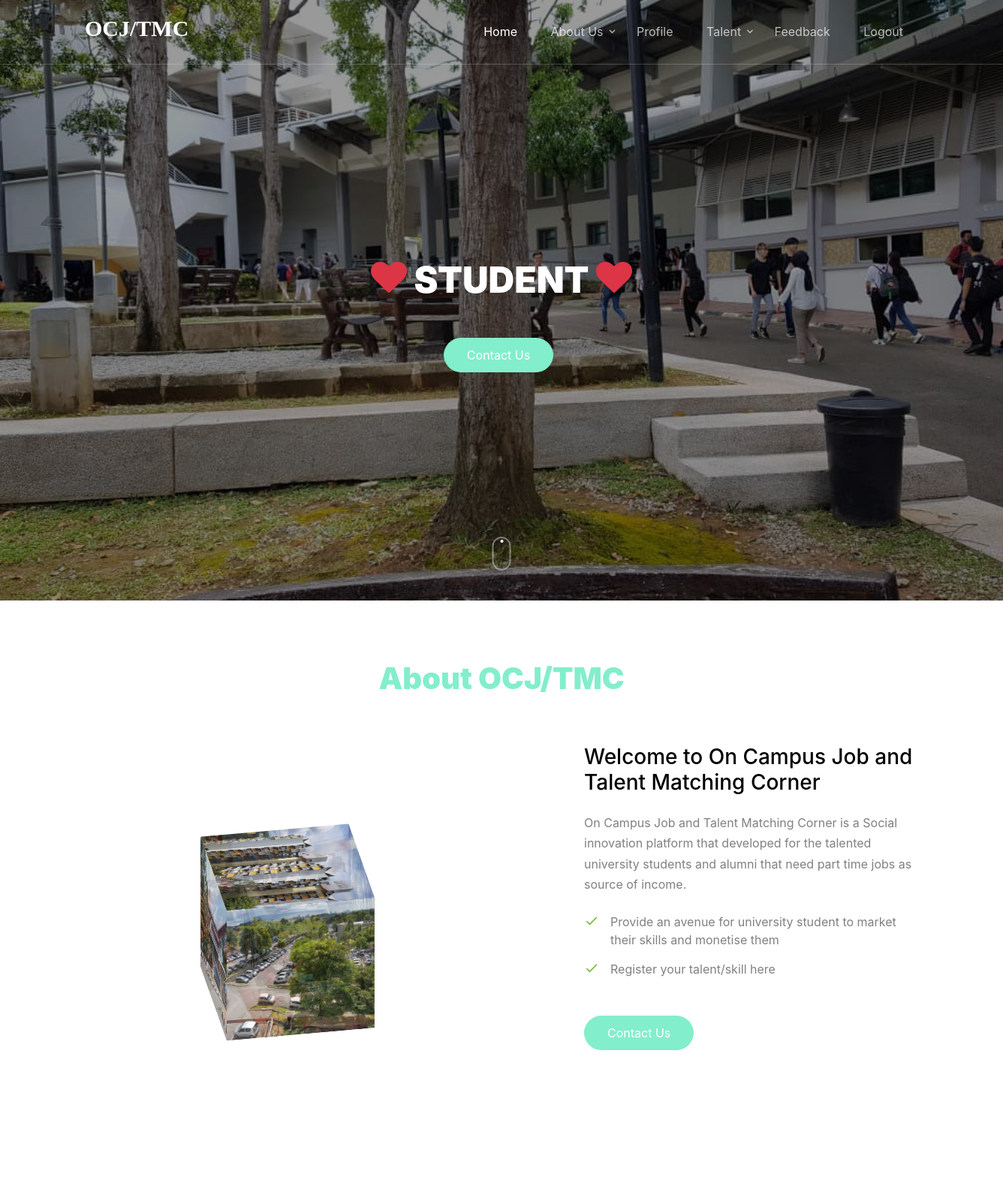
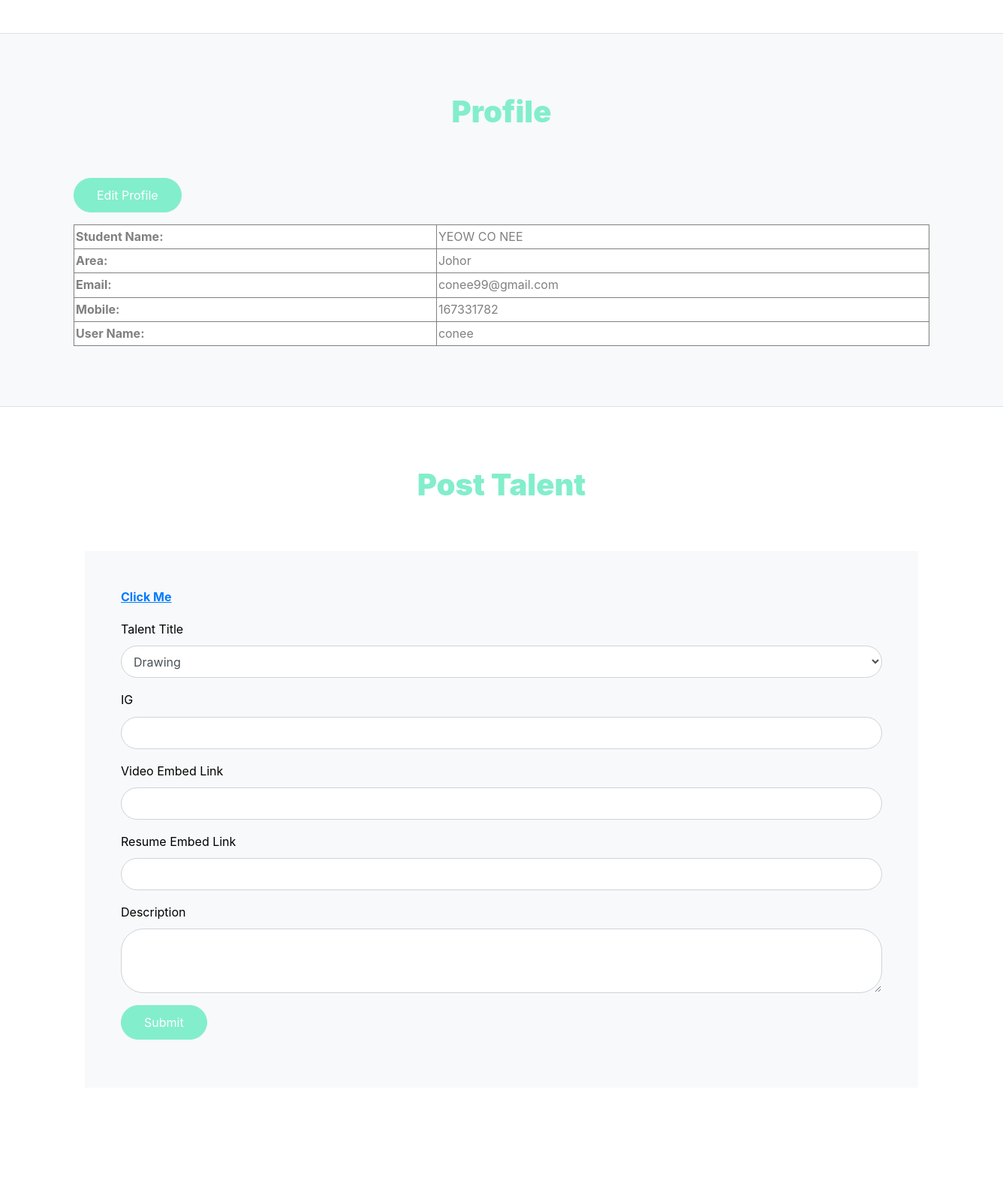
/Student/index.php (signed in, upper part), run on the app's committed database (2 pictures, top to bottom).
### tables this page shows
CREATE TABLE IF NOT EXISTS `student_r` (
  `StudentId` int(11) NOT NULL AUTO_INCREMENT,
  `StudentName` varchar(20) NOT NULL,
  `Area` varchar(20) NOT NULL,
  `Email` varchar(40) NOT NULL,
  `Mobile` bigint(20) NOT NULL,
  `Status` varchar(10) NOT NULL,
  `UserName` varchar(20) NOT NULL,
  `Password` varchar(20) NOT NULL,
  `Question` varchar(100) NOT NULL,
  `Answer` varchar(50) NOT NULL,
  PRIMARY KEY (`StudentId`)
);

### Student/index.php (the view, shortened to what this page needs)
<!doctype html>
<html lang="en">
  <head>
    <link rel="stylesheet" href="css/bootstrap.min.css">
    <link rel="stylesheet" href="css/jquery-ui.css">
    <link rel="stylesheet" href="css/owl.carousel.min.css">
    <link rel="stylesheet" href="css/owl.theme.default.min.css">
    <link rel="stylesheet" href="css/owl.theme.default.min.css">
    <link rel="stylesheet" href="css/jquery.fancybox.min.css">
    <link rel="stylesheet" href="css/bootstrap-datepicker.css">
    <link rel="stylesheet" href="fonts/flaticon/font/flaticon.css">
    <link rel="stylesheet" href="fonts/icomoon/style.css">
    <link rel="stylesheet" href="css/aos.css">
    <link rel="stylesheet" href="css/style.css">
	<link rel="stylesheet" href="css/cube.css" />
  </head>
  <body data-spy="scroll" data-target=".site-navbar-target" data-offset="300">
  <div class="site-wrap">
    <link href="../SpryAssets/SpryValidationTextField.css" rel="stylesheet" type="text/css" />
    <link href="../SpryAssets/SpryValidationTextarea.css" rel="stylesheet" type="text/css" />
    <header class="site-navbar py-4 js-sticky-header site-navbar-target" role="banner">
      <div class="container">
        <div class="row align-items-center">
          <div class="col-6 col-xl-2">
            <h1 class="mb-0 site-logo"><a href="index.php" class="mb-0">OCJ/TMC</a></h1>
          </div>
          <div class="col-12 col-md-10 d-none d-xl-block">
            <nav class="site-navigation position-relative text-right" role="navigation">
              <ul class="site-menu main-menu js-clone-nav mr-auto d-none d-lg-block">
                <li><a href="#home-section" class="nav-link">Home</a></li>
                <li class="has-children">
                  <a href="#about-section" class="nav-link">About Us</a>
                    </li>
                  </ul>
				<li><a href="#profile-section" class="nav-link">Profile</a></li>
				<li class="has-children">
                  <a class="nav-link">Talent</a>
                    </li>
				<li><a href="#feedback-section" class="nav-link">Feedback</a></li>
				<li><a href="session_destroy.php" class="nav-link">Logout</a></li>
            </nav>
          </div>
        </div>
      </div>
    </header>
    <div class="site-blocks-cover overlay" style="background-image: url(images/home.jpeg);" data-aos="fade" id="home-section">
      <div class="container">
        <div class="row align-items-center justify-content-center">
          <div class="col-md-8 mt-lg-5 text-center">
            <h1 class="text-uppercase mb-5" data-aos="fade-up"><i class="icon-heart text-danger" aria-hidden="true"></i> Student <i class="icon-heart text-danger" aria-hidden="true"></i></h1>
            <div data-aos="fade-up" data-aos-delay="100">
              <a href="#contact-section" class="btn smoothscroll btn-primary mr-2 mb-2">Contact Us</a>
            </div>
          </div>
        </div>
      </div>
      <a href="#about-section" class="mouse smoothscroll">
        <span class="mouse-icon">
          <span class="mouse-wheel"></span>
        </span>
      </a>
    </div>
    <section class="site-section border-bottom bg-white" id="about-section">
      <div class="container">
        <div class="row mb-5">
          <div class="col-12 text-center" data-aos="fade">
            <h2 class="section-title mb-3">About OCJ/TMC</h2>
          </div>
        </div>
        <div class="row">
          <div class="col-lg-6 mb-5" data-aos="fade-up" data-aos-delay="">
            <figure class="circle-bg">
            	<div class="wrap">
				<div class="cube">
				<div class="out_front"><img src="images/1.jpeg" class="pic"/></div>
				<div class="out_back"><img src="images/2.jpeg" class="pic"/></div>
				<div class="out_left"><img src="images/3.jpeg" class="pic"/></div>
				<div class="out_right"><img src="images/4.jpeg" class="pic"/></div>
				<div class="out_top"><img src="images/5.jpeg" class="pic"/></div>
				<div class="out_bottom"><img src="images/6.jpeg" class="pic"/></div>
				<span class="in_front"><img src="images/7.jpeg" class="in_pic"/></span>
				<span class="in_back"><img src="images/8.jpeg" class="in_pic"/></span>
				<span class="in_left"><img src="images/9.jpeg" class="in_pic"/></span>
				<span class="in_right"><img src="images/10.jpeg" class="in_pic"/></span>
				<span class="in_top"><img src="images/11.jpeg" class="in_pic"/></span>
				<span class="in_bottom"><img src="images/12.jpeg" class="in_pic"/></span>
				</div>
				</div>
            </figure>
          </div>
          <div class="col-lg-5 ml-auto" data-aos="fade-up" data-aos-delay="100">
            <div class="mb-4">
              <h3 class="h3 mb-4 text-black">Welcome to On Campus Job and Talent Matching Corner</h3>
              <p>On Campus Job and Talent Matching Corner is a Social innovation platform that developed for the talented university students and alumni that need part time jobs as source of income.</p>
            </div>
            <div class="mb-4">
              <ul class="list-unstyled ul-check success">
                <li>Provide an avenue for university student to market their skills and monetise them</li>
                <li>Register your talent/skill here</li>
              </ul>
            </div>
            <p><a href="#contact-section" class="smoothscroll btn btn-primary">Contact Us</a></p>
          </div>
        </div>
      </div>
    </section>
	<section class="site-section border-bottom bg-light" id="profile-section">
      <div class="container">
        <div class="row mb-5">
          <div class="col-12 text-center" data-aos="fade">
            <h2 class="section-title mb-3">Profile</h2>
          </div>
        </div>
        <div class="row">
		<?php
$ID=$_SESSION['ID'];
$con = mysqli_connect("localhost","root","","talent");
$sql = "select * from Student_R where StudentId ='".$ID."'  ";
$result = mysqli_query($con,$sql);
$row = mysqli_fetch_array($result)
?>
                <table class="p-5 bg-white" width="100%" border="1" cellspacing="2" cellpadding="2">
				  <tr>
                    <td><strong>Student Name:</strong></td>
                    <td><?php echo $row['StudentName'];?></td>
                  </tr>
                  <tr>
                    <td><strong>Area:</strong></td>
                    <td><?php echo $row['Area'];?></td>
                  </tr>
                  <tr>
                    <td><strong>Email:</strong></td>
                    <td><?php echo $row['Email'];?></td>
                  </tr>
                  <tr>
                    <td><strong>Mobile:</strong></td>
                    <td><?php echo $row['Mobile'];?></td>
                  </tr>
                  <tr>
                    <td><strong>User Name:</strong></td>
                    <td><?php echo $row['UserName'];?></td>
                  </tr>
                  <div class="row form-group">
					<div class="col-md-12">
						<a class="btn btn-primary btn-md text-white" href="EditProfile.php?StudentId=<?php echo $row['StudentId']; ?>">Edit Profile</a>
					</div>
				  </div>
                </table>
        </div>
      </div>
    </section>
	<section class="site-section border-bottom bg-white" id="talentpost-section">
      <div class="container">
        <div class="row mb-5">
          <div class="col-12 text-center" data-aos="fade">
            <h2 class="section-title mb-3">Post Talent</h2>
          </div>
        </div>
        <div class="row">
		<div class="col-md-12 mb-5">
		<form class="p-5 bg-light" id="form1" method="post" action="InsertTalent.php" enctype="multipart/form-data">
			<div class="row form-group">
					<div class="col-md-12">
						<a href="ClickMe.php"><strong><u>Click Me</u></strong></a>
					</div>
			</div>
<?php
$con = mysqli_connect("localhost","root","","talent");
$sql = "SELECT * FROM talentmaster";
$result = mysqli_query($con,$sql);
echo '
            <div class="row form-group">
				<div class="col-md-12">
					<label class="text-black">Talent Title</label>
                        <select name="txtTalentTitle" id="txtTalentTitle" class="form-control"/>   ';
while($row = mysqli_fetch_array($result))   {
	$name = $row["talentName"];
	echo '<option>'.$name.'</option>';
}
echo '
                        </select>
				</div>
			</div>			';
?>
            <div class="row form-group">
				<div class="col-md-12">
					<label class="text-black">IG</label>
					<span id="sprytextfield1">
                    <input type="text" name="txtIG" id="txtIG" class="form-control"/>
                    <span class="textfieldRequiredMsg"></span></span>
				</div>
			</div>
            <div class="row form-group">
				<div class="col-md-12">
					<label class="text-black">Video Embed Link</label>
					<span id="sprytextfield2">
					<input type="text" name="txtTalentVideo" id="txtTalentVideo" class="form-control"/>
					<span class="textfieldRequiredMsg"></span></span>
				</div>
			</div>
			<div class="row form-group">
				<div class="col-md-12">
					<label class="text-black">Resume Embed Link</label>
					<span id="sprytextfield3">
					<input type="text" name="txtTalentResume" id="txtTalentResume" class="form-control"/>
					<span class="textfieldRequiredMsg"></span></span>
				</div>
			</div>
            <div class="row form-group">
				<div class="col-md-12">
					<label class="text-black">Description</label>
                    <span id="sprytextarea1">
                    <textarea name="txtDescription" id="txtDescription" cols="25" rows="3"  class="form-control"></textarea>
					<span class="textfieldRequiredMsg"></span></span>
				</div>
			</div>
			<div class="row form-group">
				<div class="col-md-12">
					<input type="submit" name="button" id="button" value="Submit" class="btn btn-primary btn-md text-white"/>
				</div>
			</div>
        </form>
        </div>
      </div>
    </section>
  </div>
  </body>
</html>

### Student/css/cube.css (style rules this page uses)
html { background:linear-gradient(#ff0 0%,#000 80%); height: 100%; color:red; }
.wrap { width: 200px; height: 200px; margin: 150px auto; position: relative; }
.cube { width: 200px; height: 200px; margin: 0 auto; transform-style: preserve-3d; transform: rotateX(-30deg) rotateY(-80deg); -webkit-animation: rotate 20s infinite; animation-timing-function: linear; }
.cube div { position: absolute; width: 200px; height: 200px; opacity: 0.8; transition: all .4s; }
.pic { width: 200px; height: 200px; }
.cube .out_front { transform: rotateY(0deg) translateZ(100px); }
.cube .out_back { transform: translateZ(-100px) rotateY(180deg); }
.cube .out_left { transform: rotateY(90deg) translateZ(100px); }
.cube .out_right { transform: rotateY(-90deg) translateZ(100px); }
.cube .out_top { transform: rotateX(90deg) translateZ(100px); }
.cube .out_bottom { transform: rotateX(-90deg) translateZ(100px); }
.cube span { display: bloack; width: 100px; height: 100px; position: absolute; top: 50px; left: 50px; }
.cube .in_pic { width: 100px; height: 100px; }
.cube .in_front { transform: rotateY(0deg) translateZ(50px); }
.cube .in_back { transform: translateZ(-50px) rotateY(180deg); }
.cube .in_left { transform: rotateY(90deg) translateZ(50px); }
.cube .in_right { transform: rotateY(-90deg) translateZ(50px); }
.cube .in_top { transform: rotateX(90deg) translateZ(50px); }
.cube .in_bottom { transform: rotateX(-90deg) translateZ(50px); }

### data on the page
student_r: StudentName "YEOW CO NEE", Area "Johor", Email "conee99@gmail.com", Mobile "167331782", UserName "conee"

### other printed values
form field txtTalentTitle "Drawing"
